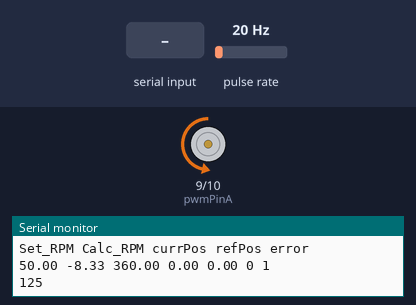
A sketch run on a simulated Arduino Uno, built with avr-gcc and run on an emulated ATmega328P. Parts: motor-driver pin pairs drawn as motors (green arrow = first pin HIGH = forward, orange = second pin HIGH = backward, longer = more drive), the last lines printed to the serial monitor. Wiring (inferred from the names in the program): pulse sensor: data pin 2. Inputs (shaded band) come from the test bench; at power-on: pulse rate 20 Hz.

Above: at 1.2 s.
1.3 s: pulse rate (sensor on pin 2) set to 50 Hz
At 2.4 s:
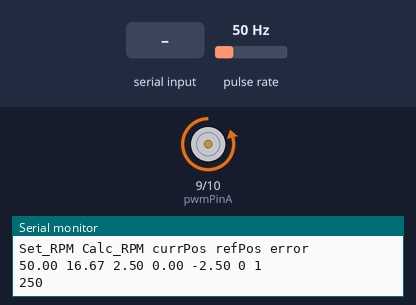
4.3 s: "1,90\n" received over Serial
At 5.4 s:
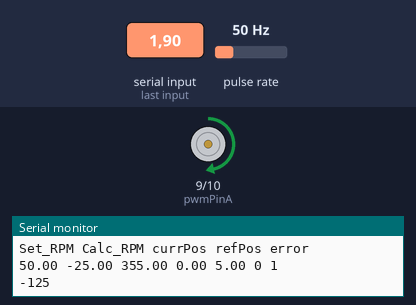
7.3 s: pulse rate (sensor on pin 2) set to 4 Hz
At 7.69 s:
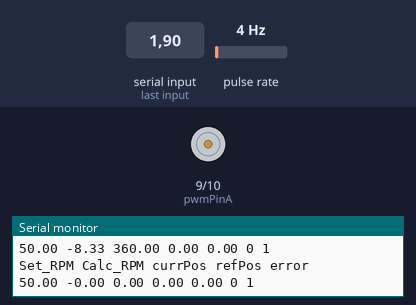
10.3 s: pulse rate (sensor on pin 2) set to 100 Hz
13.3 s: pulse rate (sensor on pin 2) set to 150 Hz
Timing chart, 0 to 17.3 s (numbered marks = the images above; inputs shaded):
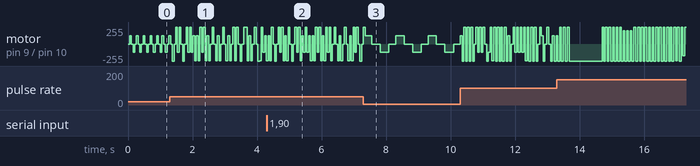

The sketch:

DCMotorControl2.ino
```cpp
#include <math.h>

const int pwmPinA = 9;
const int pwmPinB = 10;
const int encPin = 2;
const float loopTime = 50; // every 100 ms, the code enters update_speed()
float refRPM = 50; // reference speed (Revolution Per Minute)
float currRPM = 0; // current speed
float currPos = 0;
float refPos = 360;
int sign = 1;
int currPWM = 100; // current++ PWM output
int timePassed = 0;
unsigned long prevMillis = 0; // last time (ms) the code entered update_speed()

int timePassed2 = 0;
unsigned long prevMillis2 = 0; // last time (ms) the code entered update_speed()

volatile int refTime = 1;
int toc = 10;
int tic = 10;

volatile long cnt = 0; // number of times Hall sensor passed the magnets
volatile long offset = 0;
float error = 0;
float Ki = 50;

char comma = ',';

void setup()
{
  pinMode(encPin, INPUT);
  pinMode(pwmPinA, OUTPUT);
  pinMode(pwmPinB, OUTPUT);
  Serial.begin(500000);
  attachInterrupt(digitalPinToInterrupt(encPin), magnet_detected, RISING);
}
void loop()
{
  timePassed2 = millis() - prevMillis2;
  if(timePassed2 >= loopTime/20)
  {
    update_pos();

    prevMillis2 = millis();
  }


  timePassed = millis() - prevMillis;
  if(timePassed >= loopTime)
  {
    print_motor_info();
    update_error();
    //reset cnt and time
    offset += cnt*sign;
    cnt = 0;
    prevMillis = millis();
  }
}
void print_motor_info()
{
  //print reference RPM and current RPM+
  Serial.println("Set_RPM Calc_RPM currPos refPos error");
  Serial.println(String(refRPM)+" "+String(currRPM)+" "+String(currPos) + " " + String(refPos) + " " + String(error) + " " +String(toc-tic) +" " +String(refTime));
}

void update_pos()
{
  if (Serial.available() > 0)
  {
    String input = Serial.readString();
    int commaLoc = input.indexOf(comma);
    int position = (input.substring(0, commaLoc)).toInt();

    int time = 0;
    if (commaLoc != -1){
      int time = (input.substring(commaLoc+1)).toInt();
      Serial.println(String(time));
    }


    if (position > 0)
    {
      refPos = position;
    }
    if (commaLoc != -1 && time > 0)
    {
      refTime = time;
    }
  }
}

void update_error()
{
  currRPM = cnt*(60000.0/loopTime/144.0) * sign;
  currPos =  currPos + currRPM*360.0*(loopTime/60000.0);

  refPos = fmod(refPos, 360);

  if(currPos >= 360){
    currPos -= 360;
  }
  else if (currPos <=0){
    currPos += 360;
  }

  //error = refRPM - currRPM; //velocity
  error = refPos-currPos; //position
  if (error > 180) error -= 360;  // Ensure shortest path
  if (error < -180) error += 360;
  if (abs(error) < 2) {
    analogWrite(pwmPinA, 0);
    analogWrite(pwmPinB, 0);
    currPWM = 0;
    return;
  }

  tic = millis();
  currPWM = Ki*error;
  Serial.println(String(currPWM));
  if (currPWM >= 255) {currPWM = 255;}
  if (currPWM <= -255) {currPWM = -255;}
  if (currPWM <= 0) {
    analogWrite(pwmPinA,abs(currPWM));
    analogWrite(pwmPinB,0);
    sign = -1;
  } else {
    analogWrite(pwmPinB,abs(currPWM));
    analogWrite(pwmPinA,0);
    sign = 1;
  }
  toc = millis();
  //currPWM = constrain(currPWM * Ki*error, 0, 255); // make sure this stays between 0 and 255
  //analogWrite(pwmPin, currPWM);
  //reference speed can be typed in by a user in Serial Monitor or Serial Plotter

}
void magnet_detected()
{
  cnt++;
}
```
